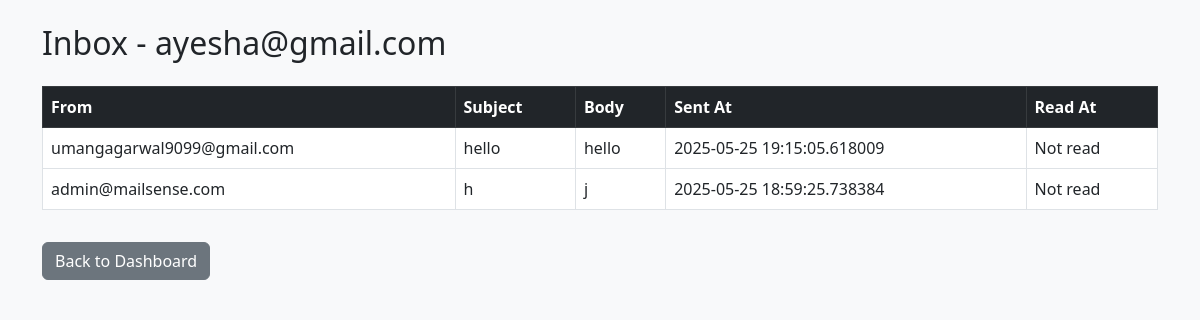
The page /received_emails (signed in) on the database as committed earlier.
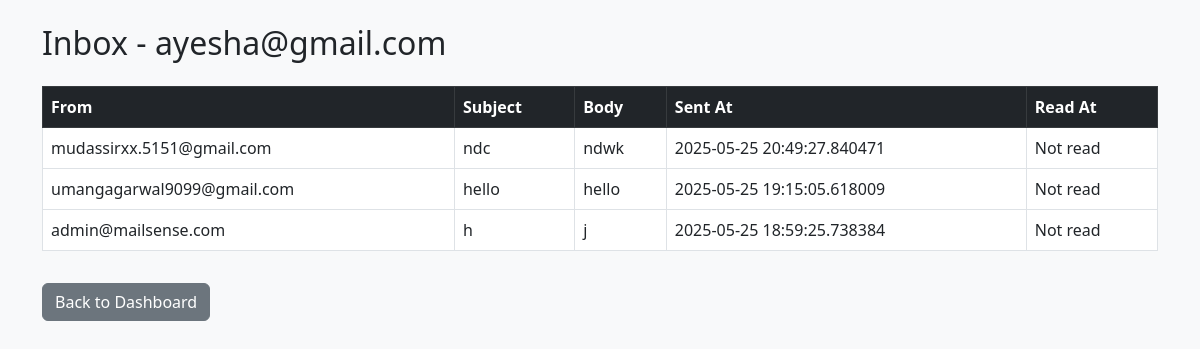
The same page on the database as committed later.
### tables this page shows
CREATE TABLE emails (
            id INTEGER PRIMARY KEY,
            sender_id INTEGER NOT NULL,
            recipient_email TEXT NOT NULL,
            subject TEXT,
            body TEXT,
            sent_at TIMESTAMP DEFAULT CURRENT_TIMESTAMP,
            opened_at TIMESTAMP NULL,
            is_spam BOOLEAN DEFAULT 0,
            tone TEXT,
            FOREIGN KEY (sender_id) REFERENCES users(id)
        );

CREATE TABLE users (
            id INTEGER PRIMARY KEY,
            email TEXT UNIQUE NOT NULL,
            password_hash TEXT NOT NULL,
            is_active BOOLEAN DEFAULT 1,
            is_admin BOOLEAN DEFAULT 0
        );

### app.py (the view)
@app.route('/received_emails')
def received_emails():
    if 'user_id' not in session:
        return redirect(url_for('login'))
    current_email = session.get('email')
    conn = get_db()
    cur = conn.cursor()
    cur.execute("""
        SELECT e.subject, e.body, e.sent_at, e.opened_at, u.email AS sender_email
        FROM emails e
        JOIN users u ON e.sender_id = u.id
        WHERE e.recipient_email = ?
        ORDER BY e.sent_at DESC
    """, (current_email,))
    emails = cur.fetchall()
    conn.close()
    return render_template('received_emails.html', emails=emails, current_user=current_email)

### app.py (called while the page is built)
def get_db():
    conn = sqlite3.connect(DATABASE)
    conn.row_factory = sqlite3.Row
    return conn

### templates/received_emails.html (shortened to what this page needs)
<!DOCTYPE html>
<html>
<head>
    <link rel="stylesheet" href="https://cdn.jsdelivr.net/npm/bootstrap@5.3.0/dist/css/bootstrap.min.css">
</head>
<body class="bg-light">
    <div class="container py-4">
        <h2 class="mb-4">Inbox - {{ current_user }}</h2>
        {% if emails %}
            <table class="table table-bordered bg-white">
                <thead class="table-dark">
                    <tr>
                        <th>From</th>
                        <th>Subject</th>
                        <th>Body</th>
                        <th>Sent At</th>
                        <th>Read At</th>
                    </tr>
                </thead>
                <tbody>
                    {% for email in emails %}
                    <tr>
                        <td>{{ email['sender_email'] }}</td>
                        <td>{{ email['subject'] }}</td>
                        <td>{{ email['body'] }}</td>
                        <td>{{ email['sent_at'] }}</td>
                        <td>{{ email['opened_at'] if email['opened_at'] else "Not read" }}</td>
                    </tr>
                    {% endfor %}
                </tbody>
            </table>
        {% else %}
            <p>No received emails yet.</p>
        {% endif %}
        <a href="{{ url_for('sender_dashboard') }}" class="btn btn-secondary mt-3">Back to Dashboard</a>
    </div>
</body>
</html>

Rows that differ between the two databases and show on the page:
added emails: sender_email "mudassirxx.5151@gmail.com", subject "ndc", body "ndwk", sent_at "2025-05-25 20:49:27.840471", email "Not read"
